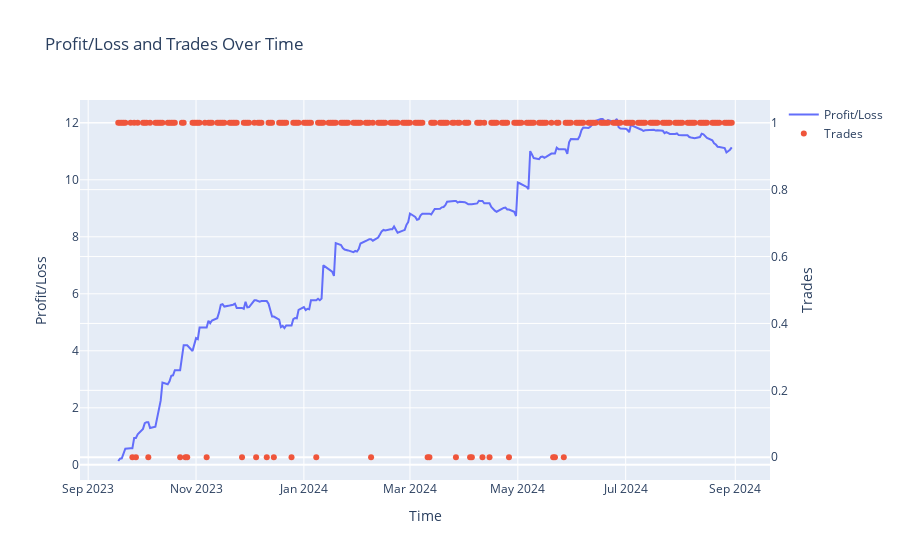

Notebook code cell kept with this figure:
### Code cell
ts = TradingSystem(hub1_name, hub2_name, model, test_size, window_size)
ts.run_trading_system(rolling_window=best_rolling_window, lower_threshold=best_lower_threshold, upper_threshold=best_upper_threshold, naive=False, verbose=True, plot=True)

### Figure 1 — Plotly figure (JSON) as saved in the notebook; plotly's stock layout.template omitted (floating-point values rounded to 4 significant figures; data arrays with more than 128 entries replaced by an {"elided": "..."} marker saying what was removed)
{"data": [{"mode": "lines", "name": "Profit/Loss", "type": "scatter", "x": {"elided": "250 str values"}, "y": {"elided": "250 float values"}}, {"mode": "markers", "name": "Trades", "type": "scatter", "x": {"elided": "250 str values"}, "y": {"elided": "250 int values"}, "yaxis": "y2"}], "layout": {"title": {"text": "Profit/Loss and Trades Over Time"}, "xaxis": {"title": {"text": "Time"}}, "yaxis": {"title": {"text": "Profit/Loss"}}, "yaxis2": {"overlaying": "y", "side": "right", "title": {"text": "Trades"}}}}
